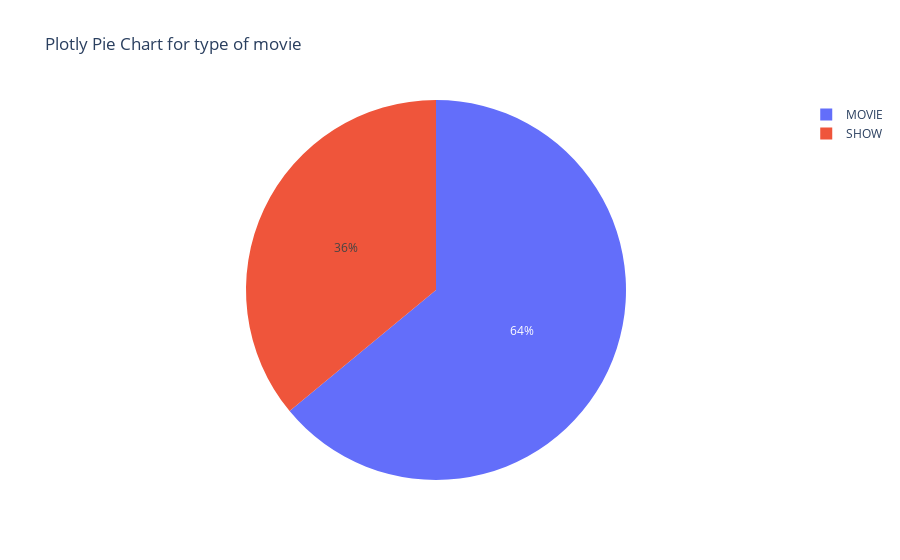

Write notebook code for a chart like this one.
### Markdown cell above
### 3.2.2 Pie Chart using plotly

### Code cell
#pie chart using plotly
fig = px.pie(values=movie_type, names=movie_type.index, title="Plotly Pie Chart for type of movie")
fig.show()

### Figure 1 — Plotly figure (JSON) as saved in the notebook; plotly's stock layout.template omitted (floating-point values rounded to 4 significant figures)
{"data": [{"domain": {"x": [0, 1], "y": [0, 1]}, "hovertemplate": "label=%{label}<br>value=%{value}<extra></extra>", "labels": ["MOVIE", "SHOW"], "legendgroup": "", "name": "", "showlegend": true, "type": "pie", "values": [3744, 2106]}], "layout": {"legend": {"tracegroupgap": 0}, "title": {"text": "Plotly Pie Chart for type of movie"}}}
